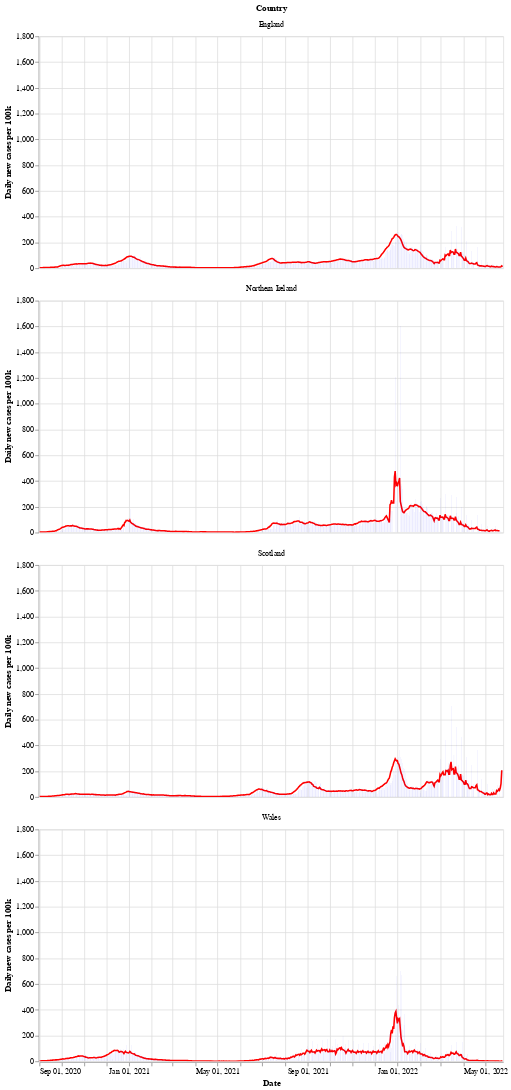

Notebook source saved alongside this figure:
### Markdown cell above
Next is a bar chart of the number of new cases in each country (per 100k population), with the 7 day moving average of cases. Again we see that Wales saw a longer period of raising and falling cases compared to the other countries.

After a period of cases falling, each nation is now seeing a rise in the number of cases - especially in Wales.

### Code cell
# collapse
bars = alt.Chart(uk_cases).mark_bar().encode(
    x=alt.X("yearmonthdate(date):T", axis=alt.Axis(title='Date')),
    y=alt.Y("newCasesRate:Q", axis=alt.Axis(title='Daily new cases per 100k')),
    tooltip='newCasesRate',
    color=alt.condition(
        alt.datum.dailyChange > 0,
        alt.value("orange"),  # The positive color
        alt.value("blue")  # The negative color
    )
).properties(title='New cases per 100k population with rolling 7 day average', width=600).interactive()
line = alt.Chart(uk_cases).mark_line(
    color='red',
    size=2,
).transform_window(
    rolling_mean='mean(newCasesRate)',
    frame=[0, 7],
    groupby=['areaName']
).encode(
    x='yearmonthdate(date):T',
    y='rolling_mean:Q'
)
alt.layer(line, bars, data=uk_cases).facet(alt.Row('areaName', title='Country'), columns=1)

### Figure 1 — Vega-Lite specification as saved in the notebook (floating-point values rounded to 4 significant figures; data arrays with more than 128 entries replaced by an {"elided": "..."} marker saying what was removed)
{"config": {"view": {"continuousWidth": 400, "continuousHeight": 300}}, "data": {"name": "data-3531bc091cc6d5db42506cf5e7395731"}, "facet": {"type": "nominal", "field": "areaName", "title": "Country"}, "spec": {"layer": [{"mark": {"type": "line", "color": "red", "size": 2}, "encoding": {"x": {"type": "temporal", "field": "date", "timeUnit": "yearmonthdate"}, "y": {"type": "quantitative", "field": "rolling_mean"}}, "transform": [{"window": [{"op": "mean", "field": "newCasesRate", "as": "rolling_mean"}], "frame": [0, 7], "groupby": ["areaName"]}]}, {"mark": "bar", "encoding": {"color": {"condition": {"value": "orange", "test": "(datum.dailyChange > 0)"}, "value": "blue"}, "tooltip": {"type": "quantitative", "field": "newCasesRate"}, "x": {"type": "temporal", "axis": {"title": "Date"}, "field": "date", "timeUnit": "yearmonthdate"}, "y": {"type": "quantitative", "axis": {"title": "Daily new cases per 100k"}, "field": "newCasesRate"}}, "selection": {"selector002": {"type": "interval", "bind": "scales", "encodings": ["x", "y"]}}, "title": "New cases per 100k population with rolling 7 day average", "width": 600}]}, "columns": 1, "$schema": "https://vega.github.io/schema/vega-lite/v4.8.1.json", "datasets": {"data-3531bc091cc6d5db42506cf5e7395731": {"elided": "2519 records"}}}
